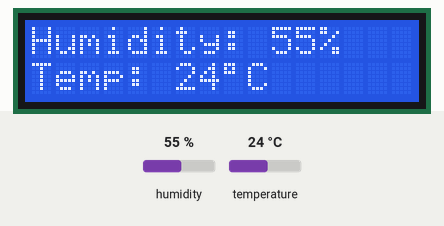
Simulated run of this sketch. Board: Arduino Uno, built with avr-gcc and run on an emulated ATmega328P. Parts: 16×2 character LCD. Wiring (inferred from the names in the program): DHT11 sensor: data A2. The test bench sets the inputs (shaded band); at power-on: humidity 55 %, temperature 24 °C. What the sketch prints to the serial monitor is not drawn.

Above: at 3.2 s.
3.3 s: humidity set to 22 %
At 5.4 s:
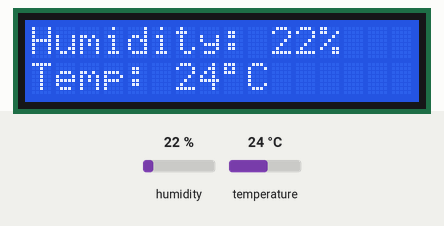
5.7 s: temperature set to 12 °C
At 7.5 s:
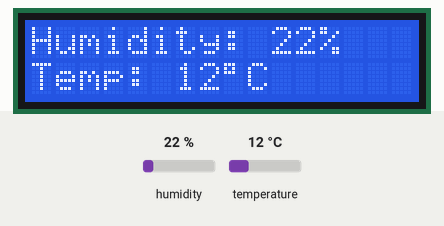
7.8 s: humidity set to 40 %
At 9.6 s:
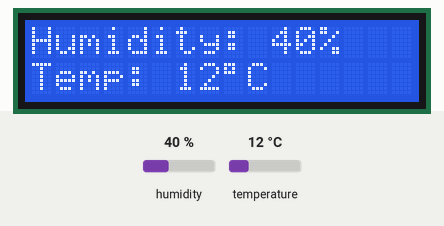
9.9 s: temperature set to 19 °C
At 12.1 s:
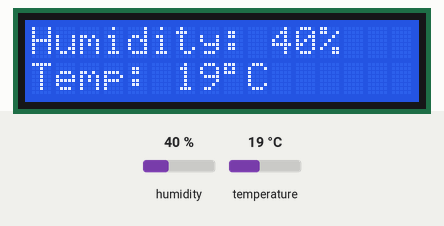
Timing chart, 0 to 13.1 s (numbered marks = the images above; inputs shaded):
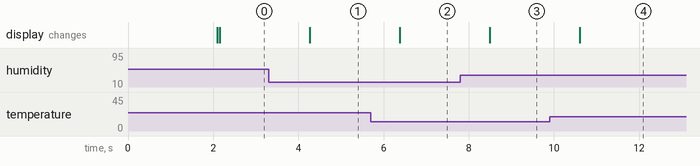

The sketch:

Temperature_and_Humidity_Monitoring_System.ino
```cpp
#include <SoftwareSerial.h>
SoftwareSerial bt(8, 9); // RX, TX

#include <Wire.h> // I2C library
#include <LiquidCrystal_I2C.h> // I2C LCD library
#include "dht.h"

#define dataPin A2

LiquidCrystal_I2C lcd(0x27,16,2); // I2C address of LCD is 0x27, 16 characters x 2 lines
dht DHT;

int temp;
int hum;

void setup() {

 Serial.begin(9600);
 bt.begin(9600);
 Serial.println("Ready");

  lcd.init(); // initialize the LCD
  lcd.backlight(); // turn on backlight
  lcd.setCursor(0,0);
  lcd.print(" Fnatic Team ");
  lcd.setCursor(0,1);
  lcd.print("Welcome ^_^");
  delay(2000);
  lcd.clear();
}

void loop(){
  int readData = DHT.read11(dataPin);

  hum = DHT.humidity;
  temp = DHT.temperature;

  lcd.setCursor(0,0);
  lcd.print("Humidity: ");
  lcd.print(hum);
  lcd.print("% ");

  lcd.setCursor(0,1);
  lcd.print("Temp: ");
  lcd.print(temp);
  lcd.print((char)223); //degree symbol
  lcd.print("C ");

 bt.print(temp); //send distance to MIT App
 bt.print(";");
 bt.print(hum); //send distance to MIT App
 bt.println(";");

  delay(1000);
}
```

dht.cpp
```cpp
//
//    FILE: dht22.cpp
// VERSION: 0.1.00
// PURPOSE: DHT22 Temperature & Humidity Sensor library for Arduino
//
// DATASHEET:
//
// HISTORY:
// 0.1.0 by Rob Tillaart (01/04/2011)
// inspired by DHT11 library
//

#include "dht.h"

#define TIMEOUT 10000

/////////////////////////////////////////////////////
//
// PUBLIC
//


// return values:
//  0 : OK
// -1 : checksum error
// -2 : timeout
int dht::read11(uint8_t pin)
{
	// READ VALUES
	int rv = read(pin);
	if (rv != 0) return rv;

	// CONVERT AND STORE
	humidity    = bits[0];  // bit[1] == 0;
	temperature = bits[2];  // bits[3] == 0;

	// TEST CHECKSUM
	uint8_t sum = bits[0] + bits[2]; // bits[1] && bits[3] both 0
	if (bits[4] != sum) return -1;

	return 0;
}

// return values:
//  0 : OK
// -1 : checksum error
// -2 : timeout
int dht::read22(uint8_t pin)
{
	// READ VALUES
	int rv = read(pin);
	if (rv != 0) return rv;

	// CONVERT AND STORE
	humidity    = word(bits[0], bits[1]) * 0.1;

	int sign = 1;
	if (bits[2] & 0x80) // negative temperature
	{
		bits[2] = bits[2] & 0x7F;
		sign = -1;
	}
	temperature = sign * word(bits[2], bits[3]) * 0.1;


	// TEST CHECKSUM
	uint8_t sum = bits[0] + bits[1] + bits[2] + bits[3];
	if (bits[4] != sum) return -1;

	return 0;
}

/////////////////////////////////////////////////////
//
// PRIVATE
//

// return values:
//  0 : OK
// -2 : timeout
int dht::read(uint8_t pin)
{
	// INIT BUFFERVAR TO RECEIVE DATA
	uint8_t cnt = 7;
	uint8_t idx = 0;

	// EMPTY BUFFER
	for (int i=0; i< 5; i++) bits[i] = 0;

	// REQUEST SAMPLE
	pinMode(pin, OUTPUT);
	digitalWrite(pin, LOW);
	delay(20);
	digitalWrite(pin, HIGH);
	delayMicroseconds(40);
	pinMode(pin, INPUT);

	// GET ACKNOWLEDGE or TIMEOUT
	unsigned int loopCnt = TIMEOUT;
	while(digitalRead(pin) == LOW)
		if (loopCnt-- == 0) return -2;

	loopCnt = TIMEOUT;
	while(digitalRead(pin) == HIGH)
		if (loopCnt-- == 0) return -2;

	// READ THE OUTPUT - 40 BITS => 5 BYTES
	for (int i=0; i<40; i++)
	{
		loopCnt = TIMEOUT;
		while(digitalRead(pin) == LOW)
			if (loopCnt-- == 0) return -2;

		unsigned long t = micros();

		loopCnt = TIMEOUT;
		while(digitalRead(pin) == HIGH)
			if (loopCnt-- == 0) return -2;

		if ((micros() - t) > 40) bits[idx] |= (1 << cnt);
		if (cnt == 0)   // next byte?
		{
			cnt = 7;
			idx++;
		}
		else cnt--;
	}

	return 0;
}
//
// END OF FILE
//
```

dht.h
```cpp
//
//    FILE: dht.h
// VERSION: 0.1.00
// PURPOSE: DHT Temperature & Humidity Sensor library for Arduino
//
//     URL: http://arduino.cc/playground/Main/DHTLib
//
// HISTORY:
// see dht.cpp file
//

#ifndef dht_h
#define dht_h

#if ARDUINO >= 100
 #include "Arduino.h"
#else
 #include "WProgram.h"
#endif

#define DHT_LIB_VERSION "0.1.00"

class dht
{
public:
	int read11(uint8_t pin);
    int read22(uint8_t pin);
	double humidity;
	double temperature;

private:
	uint8_t bits[5];  // buffer to receive data
	int read(uint8_t pin);
};
#endif
//
// END OF FILE
//
```

Measured:
- after the input at 3.3 s, the display: changes after 0.96 s (image 1)
- after the input at 5.7 s, the display: changes after 0.68 s (image 2)
- after the input at 7.8 s, the display: changes after 0.69 s (image 3)
- after the input at 9.9 s, the display: changes after 0.70 s (image 4)
